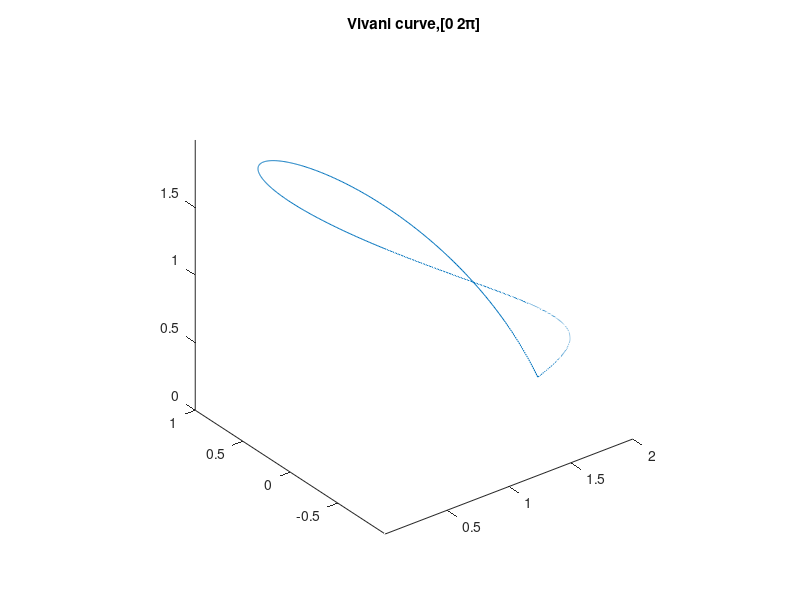

This figure's MATLAB source:
%Unknown curve
%Select any one number from list to see that space curve
liststr={'1';'2';'3';'4';'5';'6';'7';'8';
    '9';'10';'11';'12';'13';'14';
    '15'};
[s,v] = listdlg('PromptString','Select any one',...
    'SelectionMode','single',...
    'ListString',liststr);
if v==1
    switch(s)
        case 1
            t=0:0.01:2*pi;
            plot3(1+cos(t),sin(t),2*sin(t/2));
            title('Vivani curve,[0 2\pi]');
        case 2
            t=-2*pi:0.01:2*pi;
            plot3(2.*cos(t).^4,4.*sin(t),cos(t./2));
            title('2cos(t)^4 , 4sin(t), cos(t/2) ,[-2\pi 2\pi]')
        case 3
            t=-2*pi:0.01:2*pi;
            plot3(cos(2*pi*t)./sqrt(1+4*t.^2),sin(2*pi*t)./sqrt(1+4*t.^2),-2*t./sqrt(1+t.^2));
            title('spherical spiral,cos(2\pit)/sqrt(1+4*t^2),sin(2\pit)/sqrt(1+4t^2),-2*t/sqrt(1+t^2),[-2\pi 2\pi]');
        case 4
            t=-pi:0.01:pi;
            plot3(cos(t),sin(1*t),sin(3*t));
            title('cos(t),sin(1*t),sin(3*t),[-pi pi]');
        case 5
            t=-1.5*pi:0.01:1.5*pi;
            plot3(cos(2*pi*t),sin(2*pi*t),cos(2*pi*t).*sin(pi*t));
            title('cos(2\pit),sin(2\pit),cos(2\pit)sin(\pit),[-1.5\pi 1.5\pi]');
        case 6
            t=-pi:0.01:pi;
            plot3(sin(2*pi*t),cos(2*pi*t),sin(2*pi*t).*sin(pi*t));
            title('sin(2\pit),cos(2\pit),sin(2\pit)sin(\pit),[-\pi \pi]');
        case 7
            t=-pi:0.01:pi;
            plot3(sin(2*pi*t),t,sin(pi*t));
            title('sin(2\pit),t,sin(\pit),[-\pi \pi]');
        case 8
            t=-2*pi:0.01:2*pi;
            plot3(t.*cos(2*pi*t),t.^2,t.^2.*sin(2*pi*t));
            title('tcos(2\pit),t^2,t^2sin(2\pit),[-2\pi 2\pi]');
        case 9
            t=-pi:0.01:pi;
            plot3(t.^2.*cos(2*pi*t),t.^4,t.^2.*sin(2*pi*t));
            title('t^2cos(2\pit),t^4,t^2sin(2\pit),[-\pi 1\pi]');
        case 10
            t=-2*pi:0.01:2*pi;
            plot3(t.*cos(2*pi*t),t.^3.*cos(2*pi*t),t.^2.*sin(2*pi*t));
            title('tcos(2\pit),t^3cos(2\pi*t),t^2sin(2\pi*t),[-2\pi 2\pi]');
        case 11
            t=-2*pi:0.01:2*pi;
            plot3(t.*cos(2*pi*t),t.^2,t.^2.*cos(2*pi*t));
            title('tcos(2\pit),tcos(2\pit),t^3cos(2\pit),[-2\pi 2\pi]');
        case 12
            t=-3*pi:0.01:3*pi;
            plot3(0.01*t.^2.*sin(2*pi*t),0.01*t.^2.*cos(2*pi*t),0.01*t.^3.*sin(2*pi*t));
            title('0.01t^2sin(2\pit),0.01t^2cos(2\pit),0.01t^3sin(2\pit),[-3\pi 3\pi]');
        case 13
            t=-8*pi:0.01:8*pi;
            plot3(0.1*t.*(cos(t)).^2,0.1*t.*cos(t),0.1*t.^2.*(sin(t)).^3);
            title('0.1tcos(t)^2,0.1tcos(t),0.1t^2sin(t)^3,[-8\pi 8\pi]');
        case 14
            t=-8*pi:0.01:8*pi;
            plot3(0.1*t.^3.*cos(t),0.1*t.*(cos(t)).^5,0.1*t.^2.*(sin(t)).^3);
            title('0.1t^3cos(t),0.1tcos(t)^5,0.1t^2sin(t)^3,[-8\pi 8\pi]');
        case 15
            t=-2*pi:0.01:2*pi;
            plot3(cos(4*pi*t)./sqrt(2+4*t.^6),sin(4*pi*t)./sqrt(2+4*t.^6),-2*t./sqrt(2+t.^6))
            title('cos(4\pit)/sqrt(2+4t^6),sin(4\pit)/sqrt(2+4t^6),-2t/sqrt(2+t^6),[-2\pi 2\pi]');
    end
end

axis equal
